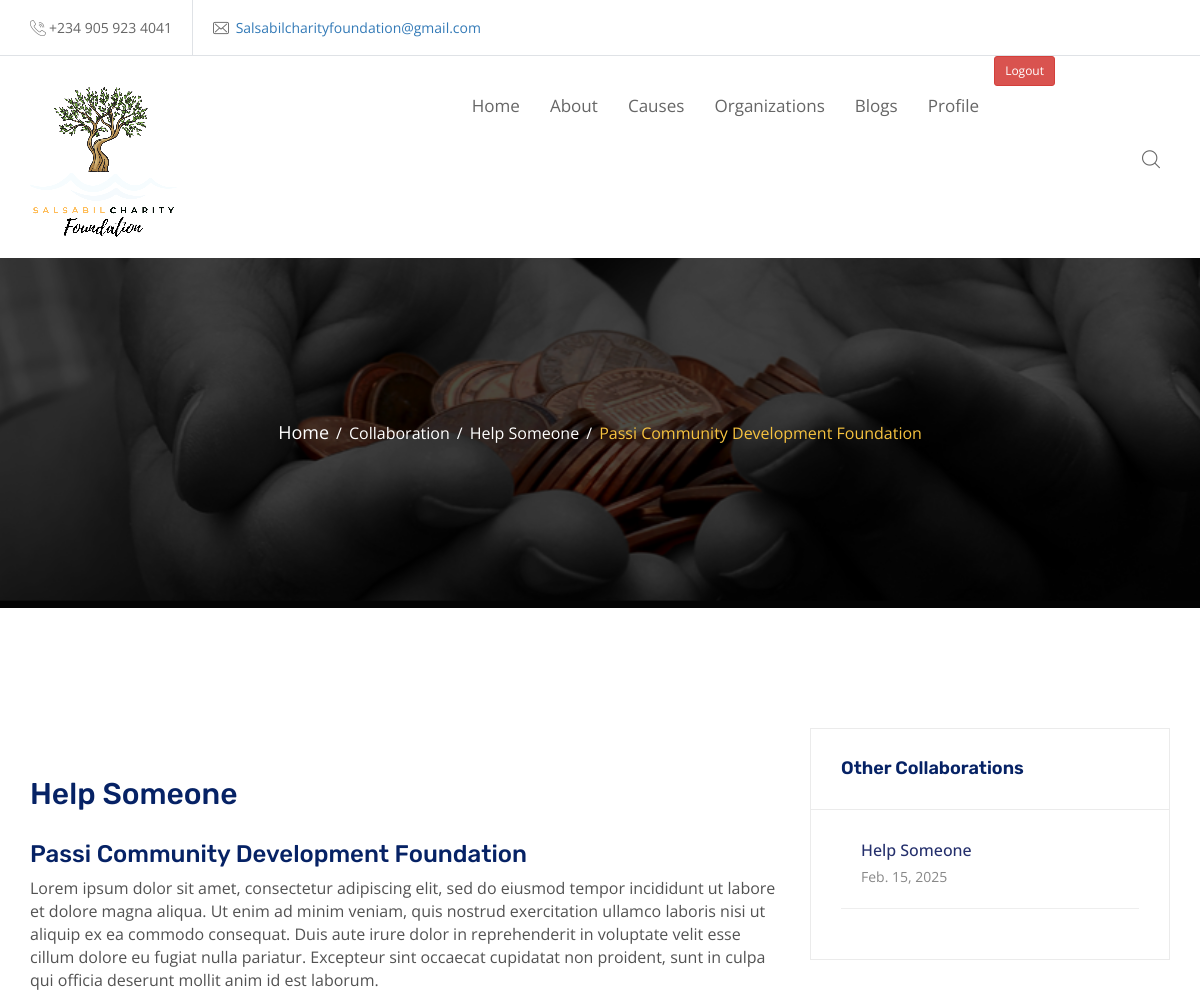
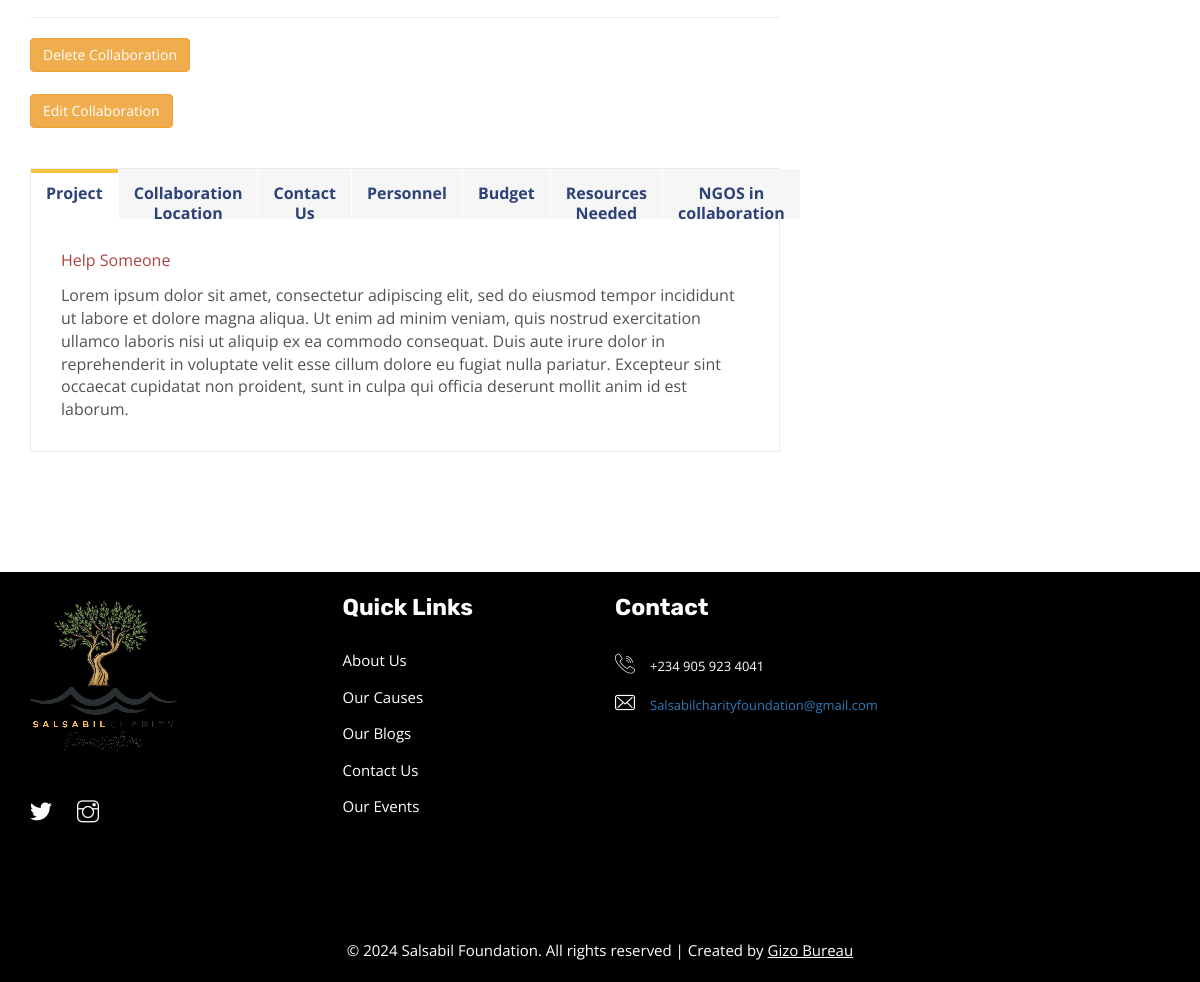
The page /collaboration-detail/help-someone-help-someone (signed in) on the database its author committed (2 pictures, top to bottom).
### charity/models.py (models this page shows, shortened)
class Collaboration(models.Model):
    slug = models.SlugField(max_length=150, blank=True, null=True)
    project = models.ForeignKey(Project,  on_delete=models.SET_NULL, null=True, blank=True)
    title = models.CharField(max_length=50)
    description = models.TextField()
    resources_needed = models.TextField()
    personnel_needed = models.TextField()
    ngos_in_collaboration_with = models.ManyToManyField(Profile)

class Project(models.Model):
    slug = models.SlugField(max_length=150, blank=True, null=True)
    organization=models.ForeignKey(Profile, on_delete=models.CASCADE)
    title = models.CharField(max_length=60)
    budget = models.PositiveIntegerField()
    description = models.TextField()
    location = models.CharField(max_length=60)
    volunteers_needed = models.PositiveIntegerField(blank=True, null=True)
    date = models.DateField(auto_now=False, auto_now_add=False)
    schedule = models.TextField(blank=True, null=True)
    amount_raised = models.PositiveIntegerField(default=0)

class Profile(models.Model):
    user = models.ForeignKey(User, on_delete=models.CASCADE)
    sub_account_ID = models.CharField(max_length=50, blank=True, null=True)
    organization_name = models.CharField(max_length=100)
    email = models.EmailField( max_length=254)
    phone_number = PhoneNumberField()
    state = models.CharField(max_length=40)
    city = models.CharField(max_length=20)
    description = models.TextField()
    category = models.TextField()
    sub_category =models.TextField()
    cac_certificate= models.FileField(upload_to='cac', max_length=100)
    scuml= models.FileField(upload_to='scuml', max_length=100)
    cac_number= models.CharField(max_length=50)
    bank_account_name = models.CharField(max_length=200)
    bank_account_number = models.CharField(max_length=10)
    bank = models.CharField(max_length=100)
    organization_image = ResizedImageField(size=[400, 300], quality=100, crop=['middle', 'center'], upload_to='profiles')
    instagram = models.URLField( max_length=200, blank=True, null=True)
    twitter = models.URLField( max_length=200, blank=True, null=True)
    facebook = models.URLField( max_length=200, blank=True, null=True)
    def __str__(self):
        return self.organization_name

### charity/views.py (the view, shortened to what this page needs)
# urls.py: path('collaboration-detail/<slug>', views.collaboration_detail, name="collaboration-detail"),
@login_required(login_url='login')
def collaboration_detail(request, slug):
    collaboration = Collaboration.objects.get(slug=slug)
    collaborations = Collaboration.objects.all()[:4]
    current_personnel = Personnel.objects.filter(collaboration=collaboration).count()
    profile = Profile.objects.get(user__username=request.user)
    ngo_exists = Collaboration.objects.filter(ngos_in_collaboration_with=profile)
    form = PersonnelForm()
    context = {"form": form, "collaboration": collaboration, 'collaborations': collaborations, 'current_personnel': current_personnel, 'ngo_exists': ngo_exists}
    return render(request, "collaboration_detail.html", context)

### templates/collaboration_detail.html (shortened to what this page needs)
{% extends "base.html" %}
{% block content %}
{% include "header.html" %}
        <div class="wpo-breadcumb-area">
            <div class="container">
                <div class="row">
                    <div class="col-12">
                        <div class="wpo-breadcumb-wrap">
                            <ul>
                                <li><a href="{% url 'home' %}">Home</a></li>
                                <li><span>Collaboration</span></li>
                                <li><span>{{collaboration.title|title}}</span></li>
                                <li><span>{{collaboration.project.organization|title}}</span></li>
                            </ul>
                        </div>
                    </div>
                </div>
            </div>
        </div>
        <div class="wpo-event-details-area section-padding">
            <div class="container">
                <div class="row">
                    <div class="col col-md-8">
                         <div class="wpo-event-item">
                            <div class="wpo-event-details-text">
                                <h2>{{collaboration.title|title}}</h2>
                                <h3>{{collaboration.project.organization|title}}</h3>
                                 {{collaboration.description|capfirst}}<br><hr>
                                 {% if request.user == collaboration.project.organization.user %}
                                 <form class="mb-5 " method="post" action="{% url 'delete-collaboration' collaboration.slug %}">
                                    <button type="submit" class="btn btn-warning">Delete Collaboration</button>
                                </form><br>
                                 <a href="{% url 'edit-collaboration' collaboration.slug %}" class=" mt-3 link-warning link-offset-2 link-underline-opacity-25 link-underline-opacity-100-hover">
                                    <button type="button" class="btn btn-warning">Edit Collaboration</button>
                                  </a>
                                  {% endif %}
                            </div>
                            <div class="wpo-event-details-wrap">
                                <div class="wpo-event-details-tab">
                                    <ul class="nav nav-tabs">
                                        <li class="active"><a data-toggle="tab" href="#Project">Project</a></li>
                                        <li><a data-toggle="tab" href="#Map">Collaboration Location</a></li>
                                        <li><a data-toggle="tab" href="#Contact">Contact Us</a></li>
                                        <li><a data-toggle="tab" href="#Personnel">Personnel</a></li>
                                        <li><a data-toggle="tab" href="#Budget">Budget</a></li>
                                        <li><a data-toggle="tab" href="#Resources">Resources Needed</a></li>
                                        <li><a data-toggle="tab" href="#NGOS">NGOS in collaboration</a></li>
                                    </ul>
                                </div>
                                <div class="wpo-event-details-content">
                                    <div class="tab-content">
                                        <div id="Project" class="tab-pane active">
                                            <p class="fs-1 text-danger">{{collaboration.project.title|title}}</p>
                                            {{collaboration.project.description|capfirst}}
                                        </div>
                                    </div>
                                </div>
                            </div>
                        </div>
                    </div>
                    <div class="col col-md-4">
                        <div class="wpo-blog-sidebar">
                            <div class="widget recent-post-widget">
                                <h3>Other Collaborations</h3>
                                {% for collaboration in collaborations %}
                                <div class="posts">
                                    <div class="post">
                                        <div class="details">
                                            <h4><a href="{% url 'collaboration-detail' collaboration.slug %}">{{collaboration.title|title}}</a></h4>
                                            <span class="date">{{collaboration.project.date}}</span>
                                        </div>
                                    </div>
                                </div>
                                <hr>
                                {% endfor %}
                            </div>
                        </div>
                    </div>
                </div>
            </div>
        </div>
        <div class="wpo-ne-footer">
{% endblock content %}

### rows shown on the page
Collaboration: title "Help Someone", project.organization "Passi Community Development Foundation", description "Lorem ipsum dolor sit amet, consectetur adipiscing elit, sed do eiusmod tempor incididunt ut labore et dolore magna aliqua. Ut enim ad minim veniam, quis nostrud exercitation ullamco laboris nisi ut aliquip ex ea commodo consequat. Duis aute irure dolor in reprehenderit in voluptate velit esse cillum dolore eu fugiat nulla pariatur. Excepteur sint occaecat cupidatat non proident, sunt in culpa qui officia deserunt mollit anim id est laborum.", project "Help Someone", project.description "Lorem ipsum dolor sit amet, consectetur adipiscing elit, sed do eiusmod tempor incididunt ut labore et dolore magna aliqua. Ut enim ad minim veniam, quis nostrud exercitation ullamco laboris nisi ut aliquip ex ea commodo consequat. Duis aute irure dolor in reprehenderit in voluptate velit esse cillum dolore eu fugiat nulla pariatur. Excepteur sint occaecat cupidatat non proident, sunt in culpa qui officia deserunt mollit anim id est laborum.", project "Feb. 15, 2025"
